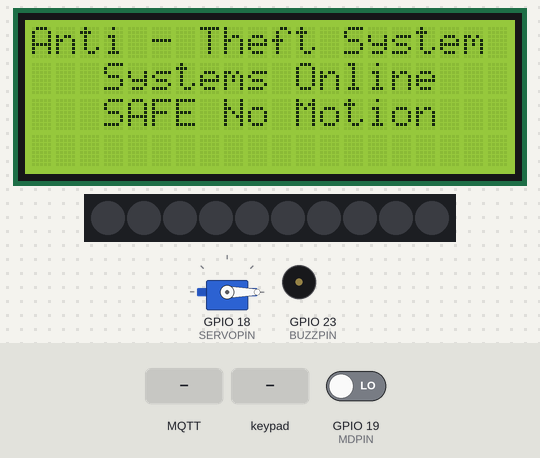
Recording of a sketch running on a simulated ESP32. Parts: 20×4 character LCD, servo, 10 RGB LEDs in strip order, left to right, buzzer (waves = sounding). The test bench sets the inputs (shaded band); at power-on: GPIO 19 (MDPIN) LOW. WiFi joins after 1.5 s; servers stay silent unless stated; random numbers use the default seed unless the sketch sets one; no MQTT or app messages arrive unless stated; what the sketch prints to the serial monitor is not drawn.

Above: at 2.8 s.
2.9 s: MQTT message "on" arrives on the first subscribed topic
At 4.54 s:
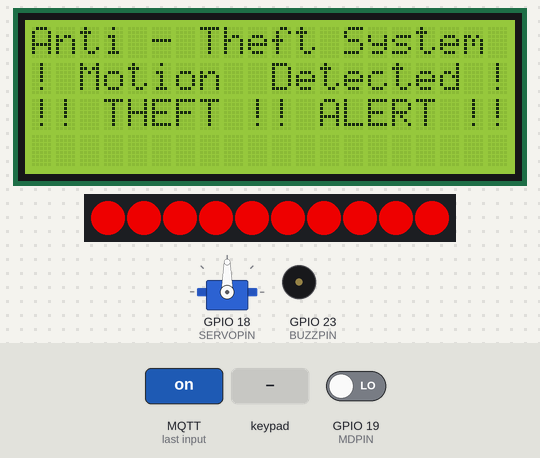
4.6 s: key 'A' pressed
At 6.0 s:
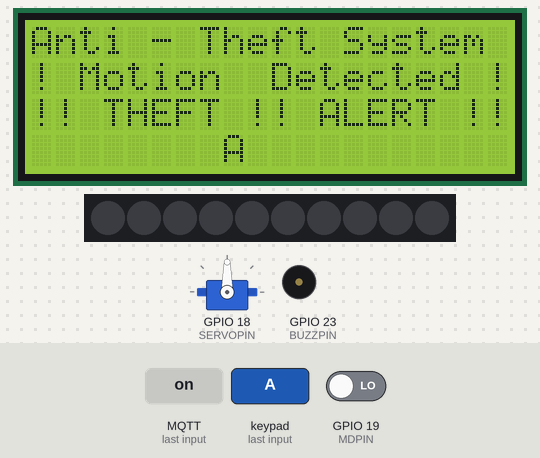
6.3 s: keypad keys 1 2 3 4 # pressed 0.4 s apart
At 8.0 s:
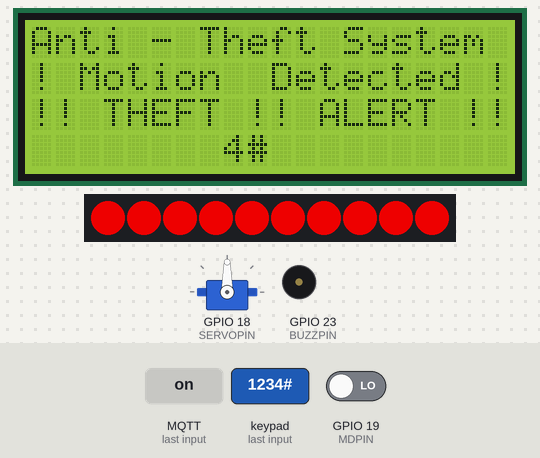
9.8 s: key 'B' pressed
At 10.0 s:
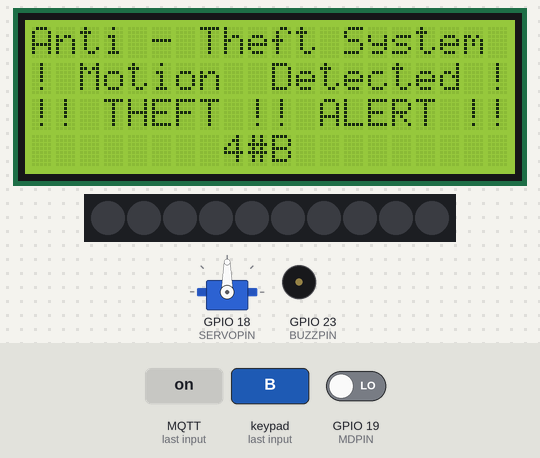
11.5 s: keypad keys 5 1 7 1 6 4 D pressed 0.4 s apart
At 14.52 s:
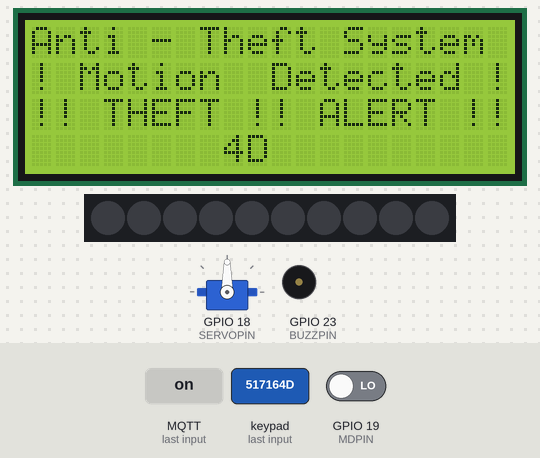
15.8 s: MQTT message "off" arrives on the first subscribed topic
At 15.81 s:
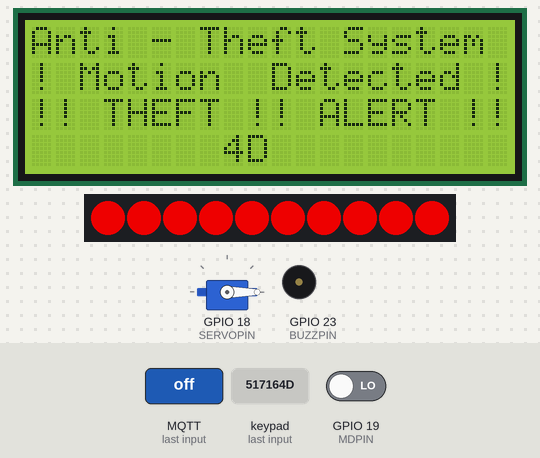
Timing chart, 0 to 18.4 s (numbered marks = the images above; inputs shaded):
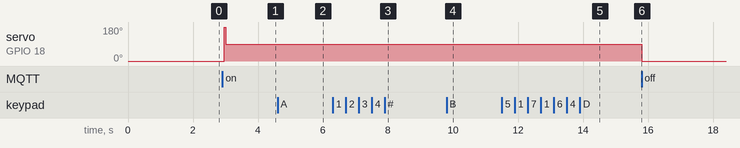

The sketch:

sketch.ino
```cpp
#include <FastLED.h>
#include <WiFi.h>
#include "PubSubClient.h"
#include <LiquidCrystal_I2C.h>
#include <ESP32Servo.h>
#include <Keypad.h>

#define NOLED 10
#define LEDPIN 2
#define BUZZPIN 23
#define MDPIN 19
#define SERVOPIN 18

char CLEAR = '*';

const int lcdColumns = 20;
const int lcdRows = 4;

LiquidCrystal_I2C lcd(0x27, lcdColumns, lcdRows);

const char *ssid = "Wokwi-GUEST";
const char *password = "";
const char *mqttServer = "broker.emqx.io";
int port = 1883;
char clientId[50];

CRGB leds[NOLED];

WiFiClient espClient;
PubSubClient client(espClient);

Servo servo;

#define ROW_NUM 4    // four rows
#define COLUMN_NUM 4 // four columns

char keys[ROW_NUM][COLUMN_NUM] = {
    {'1', '2', '3', 'A'},
    {'4', '5', '6', 'B'},
    {'7', '8', '9', 'C'},
    {'*', '0', '#', 'D'}};

byte pin_rows[ROW_NUM] = {5, 17, 16, 4};
byte pin_column[COLUMN_NUM] = {12, 14, 27, 26};
Keypad keypad = Keypad(makeKeymap(keys), pin_rows, pin_column, ROW_NUM, COLUMN_NUM);
String PASSCODE = "1234";
String ipPass = "";

bool alarmOn = false;

unsigned long previousTimeLed = millis();
unsigned long previousTimeBuzz = millis();
long timeIntervalLed = 50;
long timeIntervalBuzz = 500;

void wifiConnect()
{
  WiFi.mode(WIFI_STA);
  WiFi.begin(ssid, password);
  while (WiFi.status() != WL_CONNECTED)
  {
    delay(500);
    Serial.print(".");
  }
}

void mqttReconnect()
{
  while (!client.connected())
  {
    Serial.print("Attempting MQTT connection...");
    long r = random(1000);
    sprintf(clientId, "clientId-%ld", r);
    if (client.connect(clientId))
    {
      Serial.print(clientId);
      Serial.println(" connected");
      client.subscribe("vigilance360/lock/alarm");
      client.subscribe("vigilance360/lock/pass");
    }
    else
    {
      Serial.print("failed, rc=");
      Serial.print(client.state());
      Serial.println(" try again in 5 seconds");
      delay(5000);
    }
  }
}

void callback(char *topic, byte *message, unsigned int length)
{
  Serial.print("Message arrived on topic: ");
  Serial.print(topic);
  Serial.print(". Message: ");
  String stMessage;

  for (int i = 0; i < length; i++)
  {
    Serial.print((char)message[i]);
    stMessage += (char)message[i];
  }
  Serial.println();

  if (String(topic) == "vigilance360/lock/alarm")
  {
    Serial.print("Changing output to ");
    if (stMessage == "on")
    {
      Serial.println("on");
      triggerAlarm();
    }
    else if (stMessage == "off")
    {
      Serial.println("off");
      offAlarm();
    }
  }
  if (String(topic) == "vigilance360/lock/pass")
  {
    Serial.print("Changing pass to ");
    Serial.print(stMessage);
    PASSCODE = stMessage;
  }
}

void offAlarm()
{
  servo.write(0);
  delay(55);
  stopBlink();
  stopBuzz();
  alarmOn = false;
  printLCD("   Systems Online", "   SAFE No Motion");
}
void triggerAlarm()
{
  printLCD("! Motion  Detected !", "!! THEFT !! ALERT !!");
  servo.write(180);
  delay(45);
  alarmOn = true;
}

void alarm()
{
  if (alarmOn)
    blinkRing();
  if (alarmOn)
    startBuzz();
  if (alarmOn)
    checkPass();
  if (alarmOn)
    servo.write(90);

  if (digitalRead(MDPIN) == HIGH)
  {
    client.publish("vigilance360/lock/alarm", "on");
  }
}

void setup()
{
  // put your setup code here, to run once:
  Serial.begin(115200);
  lcd.init();
  lcd.backlight();
  printLCD("   Systems Online", "   SAFE No Motion");
  FastLED.addLeds<NEOPIXEL, LEDPIN>(leds, NOLED);
  FastLED.setBrightness(200);
  servo.attach(SERVOPIN);
  servo.write(0);
  delay(45);
  pinMode(BUZZPIN, OUTPUT);
  pinMode(MDPIN, INPUT);
  randomSeed(analogRead(0));
  wifiConnect();
  Serial.println("WiFi connected");
  client.setServer(mqttServer, port);
  client.setCallback(callback);
  previousTimeLed = millis();
  previousTimeBuzz = millis();
}

void blinkRing()
{
  unsigned long currentTime = millis();
  if (currentTime - previousTimeLed > timeIntervalLed)
  {
    previousTimeLed = currentTime;
    if (leds[0] == CRGB::Red)
      fill_solid(leds, NOLED, CRGB::Black);
    else
      fill_solid(leds, NOLED, CRGB::Red);
    FastLED.show();
  }
}

void stopBlink()
{
  FastLED.clear();
  FastLED.show();
}

void startBuzz()
{
  unsigned long currentTime = millis();
  if (currentTime - previousTimeBuzz > timeIntervalBuzz)
  {
    previousTimeBuzz = currentTime;
    digitalWrite(BUZZPIN, HIGH);
    tone(BUZZPIN, 300, 250);
  }
  else
  {
    digitalWrite(BUZZPIN, LOW);
    noTone(BUZZPIN);
  }
}

void stopBuzz()
{
  digitalWrite(BUZZPIN, LOW);
  noTone(BUZZPIN);
}

void printLCD(String mes1, String mes2)
{
  lcd.clear();
  lcd.setCursor(0, 0);
  lcd.print("Anti - Theft System");
  lcd.setCursor(0, 1);
  lcd.print(mes1);
  lcd.setCursor(0, 2);
  lcd.print(mes2);
}

void checkPass()
{
  char c = keypad.getKey();
  if (c == NO_KEY)
    return;
  if (c == CLEAR)
  {
    ipPass = "";
    return;
    lcd.setCursor(8, 3);
    lcd.print(ipPass);
    Serial.println(ipPass);
  }
  ipPass += c;
  lcd.setCursor(8, 3);
  lcd.print(ipPass);
  Serial.println(ipPass);
  if (ipPass == PASSCODE)
  {
    ipPass = "";
    client.publish("vigilance360/lock/alarm", "off");
  }
  else if (ipPass.length() >= 4)
  {
    ipPass = "";
    lcd.setCursor(8, 3);
    lcd.print("    ");
    Serial.println(ipPass);
  }
}

void loop()
{
  if (!client.connected())
  {
    mqttReconnect();
  }
  alarm();
  client.loop();
}
```

Measured:
- after the input at 2.9 s, servo on GPIO 18 (SERVOPIN): 0° → 90° after 0.06 s; the display: first changes after 0.06 s (image 1 shows a later state)
- after the input at 15.8 s, servo on GPIO 18 (SERVOPIN): 90° → 0° at once
